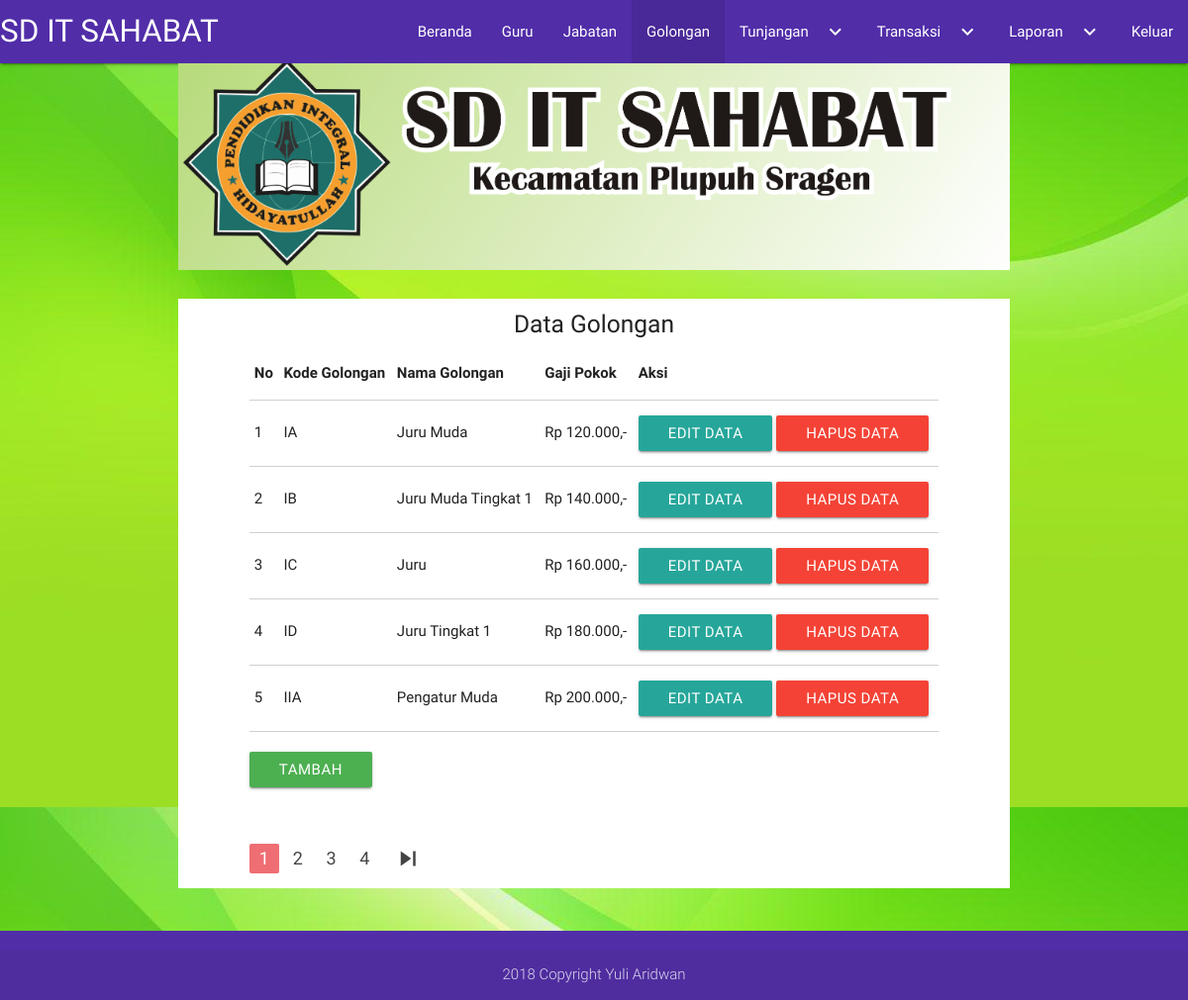
The app's page /admin/form_golongan.php (signed in) with its own data.
### tables this page shows
CREATE TABLE `golongan` (
  `Kd_golongan` varchar(15) NOT NULL,
  `Nm_golongan` varchar(50) NOT NULL,
  `gapok` int(13) NOT NULL
);

### admin/form_golongan.php (the view, shortened to what this page needs)
<?php
  include '../koneksi.php';
  $perhalaman = 5;
  $data = mysqli_query($db,"SELECT * FROM golongan");
  $jumlahdata = mysqli_num_rows($data);
  $jumhalaman = ceil($jumlahdata / $perhalaman);
  $halamanaktif = (isset($_GET["halaman"])) ? $_GET["halaman"] :1;
  $awaldata = ($perhalaman * $halamanaktif) - $perhalaman;
  $no=$awaldata + 1;
?>
<!DOCTYPE html>
<html>
<head>
      <link type="text/css" rel="stylesheet" href="../asset/css/materialize.min.css"  media="screen,projection"/>
</head>
<body background="../Gambar/Hijau.jpg">
    <nav>
      <div class="nav-wrapper  deep-purple darken-2">
        <a href="index.php" class="brand-logo">SD IT SAHABAT </a>
        <ul class="right hide-on-med-and-down">
          <li><a href="index.php">Beranda</a></li>
          <li><a href="tampil_guru.php">Guru</a></li>
          <li><a href="form_jabatan.php">Jabatan </a></li>
          <li class="active"><a href="form_golongan.php">Golongan</a></li>
          <li><a class="dropdown-button" href="#!" data-activates="dropdown1">Tunjangan<i class="material-icons right">keyboard_arrow_down</i></a></li>
          <li><a class="dropdown-button" href="#!" data-activates="dropdown2">Transaksi<i class="material-icons right">keyboard_arrow_down</i></a></li>
          <li><a class="dropdown-button" href="#!" data-activates="dropdown3">Laporan<i class="material-icons right">keyboard_arrow_down</i></a></li>
          <li><a href="../logout.php">Keluar </a></li>
        </ul>
      </div>
    </nav>
      <div class="container">
         <img class="responsive-img" src="../gambar/Logo.png">
      </div>
      <br>
    <div class="container white">
      <div class="row">
          <div class="col s10 offset-s1">
            <h5 class="center-align">Data Golongan</h5>
            <table class="bordered highlight responsive-table">
              <thead>
                <tr>
                    <th>No</th>
                    <th>Kode Golongan</th>
                    <th>Nama Golongan</th>
                    <th>Gaji Pokok</th>
                    <th>Aksi</th>
                </tr>
              </thead>
              <tbody>
                <?php
                $sql = "SELECT * FROM golongan LIMIT $awaldata, $perhalaman";
                $query = $db->query($sql);
                while ($row = $query->fetch_array()){;?>
                    <tr>
                      <td><?php echo $no++;?></td>
                      <td><?php echo $row["Kd_golongan"]; ?></td>
                      <td><?php echo $row["Nm_golongan"]; ?></td>
                      <td>Rp <?php echo number_format($row["gapok"],0,",","."); ?>,-</td>
                      <td>
                        <?php echo' <a href="editgolongan.php?kode='.$row['Kd_golongan'].'" class="waves-effect waves-light btn">Edit Data </a>';?>
                        <?php echo' <a href="delgol.php?kode='.$row['Kd_golongan'].'" class="waves-effect waves-light red btn">Hapus Data </a>';?>
                      </td>
                      <?php } ?>
                    </tr>
               </tbody>
            </table>
        </div>
      </div>
      <div class="row">
        <div class="col s2 offset-s1">
          <a class="waves-effect waves-light btn green modal-trigger" href="#modal1">Tambah</a>
        </div>
      </div>
      <br>
      <div class="row">
        <div class="col s10 offset-s1">
        <ul class="pagination">
          <?php for( $i = 1; $i <= $jumhalaman; $i++) : ?>
              <?php if( $i == $halamanaktif) : ?>
                <li class="active"><a href="?halaman=<?php echo $i ?>"><?php echo $i; ?></a></li>
              <?php else : ?>
                <li class="waves-effect"><a href="?halaman=<?php echo $i ?>"><?php echo $i; ?></a></li>
              <?php endif; ?>
          <?php endfor; ?>
          <?php if( $halamanaktif < $jumhalaman) : ?>
            <li class="waves-effect"><a href="?halaman=<?php echo $halamanaktif + 1; ?>"><i class="material-icons">skip_next</i></a></li>
          <?php endif; ?>
        </ul>
        </div>
      </div>
    </div>
    <br>
      <footer class="page-footer  deep-purple darken-2">
        <div class="footer-copyright">
          <div class="container center-align">
            <div>
              2018 Copyright Yuli Aridwan
            </div>
          </div>
        </div>
      </footer>
</body>
</html>

### records on screen
golongan: Kd_golongan "IA", Nm_golongan "Juru Muda", gapok "120.000"
golongan: Kd_golongan "IB", Nm_golongan "Juru Muda Tingkat 1", gapok "140.000"
golongan: Kd_golongan "IC", Nm_golongan "Juru", gapok "160.000"
golongan: Kd_golongan "ID", Nm_golongan "Juru Tingkat 1", gapok "180.000"
golongan: Kd_golongan "IIA", Nm_golongan "Pengatur Muda", gapok "200.000"
